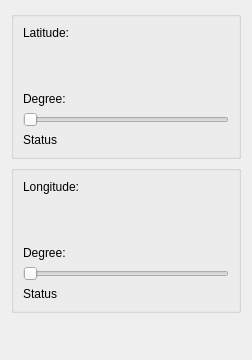
<?xml version="1.0" encoding="UTF-8"?>
<ui version="4.0">
 <class>TranslateScenarioDialog</class>
 <widget class="QDialog" name="TranslateScenarioDialog">
  <property name="geometry">
   <rect>
    <x>0</x>
    <y>0</y>
    <width>252</width>
    <height>360</height>
   </rect>
  </property>
  <property name="toolTip">
   <string/>
  </property>
  <layout class="QVBoxLayout" name="verticalLayout_2">
   <item>
    <widget class="QGroupBox" name="mLatitudeGroupBox">
     <property name="title">
      <string/>
     </property>
     <layout class="QGridLayout" name="gridLayout_5">
      <item row="4" column="0" colspan="2">
       <widget class="QLabel" name="mLatitudeLineEditStatusLabel">
        <property name="toolTip">
         <string>This allows the user to see the reason for a color change of the line edit text.</string>
        </property>
        <property name="text">
         <string>Status</string>
        </property>
       </widget>
      </item>
      <item row="0" column="0" colspan="2">
       <widget class="QLabel" name="mLatitudeLineEditLabel">
        <property name="text">
         <string>Latitude:</string>
        </property>
       </widget>
      </item>
      <item row="2" column="0" colspan="2">
       <widget class="QLabel" name="mLatitudeSliderLabel">
        <property name="text">
         <string>Degree:</string>
        </property>
       </widget>
      </item>
      <item row="3" column="0" colspan="2">
       <widget class="QSlider" name="mLatitudeSlider">
        <property name="toolTip">
         <string>This allows the user to input the degree of latitude to which to translate.</string>
        </property>
        <property name="orientation">
         <enum>Qt::Horizontal</enum>
        </property>
       </widget>
      </item>
      <item row="1" column="0">
       <widget class="QStackedWidget" name="mLatitudeVerticalLineEdit">
        <widget class="QWidget" name="mLatitudeVerticalLineEditDefaultPage"/>
        <widget class="QWidget" name="mLatitudeLineEditPage">
         <layout class="QGridLayout" name="gridLayout">
          <item row="0" column="0">
           <widget class="UtQtLatPosLineEdit" name="mLatitudeLineEdit">
            <property name="acceptDrops">
             <bool>false</bool>
            </property>
            <property name="toolTip">
             <string>This allows the user to type in the latitude to which to translate.</string>
            </property>
           </widget>
          </item>
         </layout>
        </widget>
        <widget class="QWidget" name="mVerticalLineEditPage">
         <layout class="QGridLayout" name="gridLayout_2">
          <item row="0" column="0">
           <widget class="UtQtLengthValueEdit" name="mVerticalLineEdit">
            <property name="toolTip">
             <string>This allows the user to type in the vertical distance by which to translate.</string>
            </property>
           </widget>
          </item>
         </layout>
        </widget>
       </widget>
      </item>
     </layout>
    </widget>
   </item>
   <item>
    <widget class="QGroupBox" name="mLongitudeGroupBox">
     <property name="title">
      <string/>
     </property>
     <layout class="QGridLayout" name="gridLayout_6">
      <item row="5" column="0" colspan="2">
       <widget class="QLabel" name="mLongitudeLineEditStatusLabel">
        <property name="toolTip">
         <string>This allows the user to see the reason for a color change of the line edit text.</string>
        </property>
        <property name="text">
         <string>Status</string>
        </property>
       </widget>
      </item>
      <item row="2" column="0" colspan="2">
       <widget class="QLabel" name="mLongitudeSliderLabel">
        <property name="text">
         <string>Degree:</string>
        </property>
       </widget>
      </item>
      <item row="3" column="0" colspan="2">
       <widget class="QSlider" name="mLongitudeSlider">
        <property name="toolTip">
         <string>This allows the user to input the degree of longitude to which to translate.</string>
        </property>
        <property name="orientation">
         <enum>Qt::Horizontal</enum>
        </property>
       </widget>
      </item>
      <item row="1" column="0">
       <widget class="QStackedWidget" name="mLongitudeHorizontalLineEdit">
        <widget class="QWidget" name="mLongitudeHorizontalLineEditDefaultPage"/>
        <widget class="QWidget" name="mLongitudeLineEditPage">
         <layout class="QGridLayout" name="gridLayout_3">
          <item row="0" column="0">
           <widget class="UtQtLonPosLineEdit" name="mLongitudeLineEdit">
            <property name="toolTip">
             <string>This allows the user to type in the longitude to which to translate.</string>
            </property>
           </widget>
          </item>
         </layout>
        </widget>
        <widget class="QWidget" name="mHorizontalLineEditPage">
         <layout class="QGridLayout" name="gridLayout_4">
          <item row="0" column="0">
           <widget class="UtQtLengthValueEdit" name="mHorizontalLineEdit">
            <property name="toolTip">
             <string>This allows the user to type in the horizontal distance by which to translate.</string>
            </property>
           </widget>
          </item>
         </layout>
        </widget>
       </widget>
      </item>
      <item row="0" column="0" colspan="2">
       <widget class="QLabel" name="mLongitudeLineEditLabel">
        <property name="text">
         <string>Longitude:</string>
        </property>
       </widget>
      </item>
     </layout>
    </widget>
   </item>
   <item>
    <widget class="MapUtils::ScenarioTransformation::DialogMenuAndButtonsWidget" name="mDialogMenuAndButtons" native="true"/>
   </item>
   <item>
    <spacer name="mSpacer">
     <property name="orientation">
      <enum>Qt::Vertical</enum>
     </property>
     <property name="sizeHint" stdset="0">
      <size>
       <width>20</width>
       <height>40</height>
      </size>
     </property>
    </spacer>
   </item>
  </layout>
 </widget>
 <customwidgets>
  <customwidget>
   <class>MapUtils::ScenarioTransformation::DialogMenuAndButtonsWidget</class>
   <extends>QWidget</extends>
   <header>DialogMenuAndButtonsWidget.hpp</header>
   <container>1</container>
  </customwidget>
  <customwidget>
   <class>UtQtLatPosLineEdit</class>
   <extends>QLineEdit</extends>
   <header>UtQtUnitLineEdit.hpp</header>
  </customwidget>
  <customwidget>
   <class>UtQtLonPosLineEdit</class>
   <extends>QLineEdit</extends>
   <header>UtQtUnitLineEdit.hpp</header>
  </customwidget>
  <customwidget>
   <class>UtQtLengthValueEdit</class>
   <extends>QLineEdit</extends>
   <header>UtQtUnitValueEdit.hpp</header>
  </customwidget>
 </customwidgets>
 <resources/>
 <connections/>
</ui>
